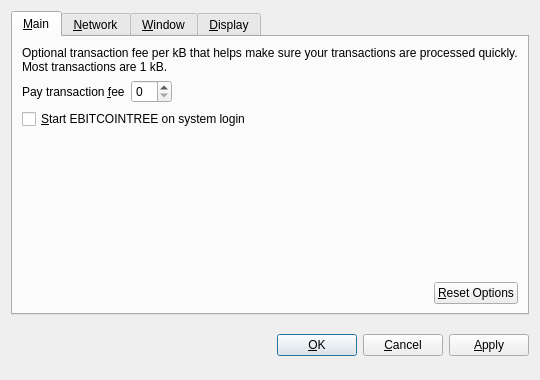
<?xml version="1.0" encoding="UTF-8"?>
<ui version="4.0">
 <class>OptionsDialog</class>
 <widget class="QDialog" name="OptionsDialog">
  <property name="geometry">
   <rect>
    <x>0</x>
    <y>0</y>
    <width>540</width>
    <height>380</height>
   </rect>
  </property>
  <property name="windowTitle">
   <string>Options</string>
  </property>
  <property name="modal">
   <bool>true</bool>
  </property>
  <layout class="QVBoxLayout" name="verticalLayout">
   <item>
    <widget class="QTabWidget" name="tabWidget">
     <property name="tabPosition">
      <enum>QTabWidget::North</enum>
     </property>
     <property name="currentIndex">
      <number>0</number>
     </property>
     <widget class="QWidget" name="tabMain">
      <attribute name="title">
       <string>&amp;Main</string>
      </attribute>
      <layout class="QVBoxLayout" name="verticalLayout_Main">
       <item>
        <widget class="QLabel" name="transactionFeeInfoLabel">
         <property name="text">
          <string>Optional transaction fee per kB that helps make sure your transactions are processed quickly. Most transactions are 1 kB.</string>
         </property>
         <property name="textFormat">
          <enum>Qt::PlainText</enum>
         </property>
         <property name="wordWrap">
          <bool>true</bool>
         </property>
        </widget>
       </item>
       <item>
        <layout class="QHBoxLayout" name="horizontalLayout_1_Main">
         <item>
          <widget class="QLabel" name="transactionFeeLabel">
           <property name="text">
            <string>Pay transaction &amp;fee</string>
           </property>
           <property name="textFormat">
            <enum>Qt::PlainText</enum>
           </property>
           <property name="buddy">
            <cstring>transactionFee</cstring>
           </property>
          </widget>
         </item>
         <item>
          <widget class="BitcoinAmountField" name="transactionFee"/>
         </item>
         <item>
          <spacer name="horizontalSpacer_1_Main">
           <property name="orientation">
            <enum>Qt::Horizontal</enum>
           </property>
           <property name="sizeHint" stdset="0">
            <size>
             <width>40</width>
             <height>20</height>
            </size>
           </property>
          </spacer>
         </item>
        </layout>
       </item>
       <item>
        <widget class="QCheckBox" name="bitcoinAtStartup">
         <property name="toolTip">
          <string>Automatically start EBITCOINTREE after logging in to the system.</string>
         </property>
         <property name="text">
          <string>&amp;Start EBITCOINTREE on system login</string>
         </property>
        </widget>
       </item>
       <item>
        <spacer name="verticalSpacer_Main">
         <property name="orientation">
          <enum>Qt::Vertical</enum>
         </property>
         <property name="sizeHint" stdset="0">
          <size>
           <width>20</width>
           <height>40</height>
          </size>
         </property>
        </spacer>
       </item>
       <item>
        <layout class="QHBoxLayout" name="horizontalLayout_2_Main">
         <item>
          <spacer name="horizontalSpacer_2_Main">
           <property name="orientation">
            <enum>Qt::Horizontal</enum>
           </property>
           <property name="sizeHint" stdset="0">
            <size>
             <width>40</width>
             <height>20</height>
            </size>
           </property>
          </spacer>
         </item>
         <item>
          <widget class="QPushButton" name="resetButton">
           <property name="toolTip">
            <string>Reset all client options to default.</string>
           </property>
           <property name="text">
            <string>&amp;Reset Options</string>
           </property>
           <property name="autoDefault">
            <bool>false</bool>
           </property>
          </widget>
         </item>
        </layout>
       </item>
      </layout>
     </widget>
     <widget class="QWidget" name="tabNetwork">
      <attribute name="title">
       <string>&amp;Network</string>
      </attribute>
      <layout class="QVBoxLayout" name="verticalLayout_Network">
       <item>
        <widget class="QCheckBox" name="mapPortUpnp">
         <property name="toolTip">
          <string>Automatically open the EBITCOINTREE client port on the router. This only works when your router supports UPnP and it is enabled.</string>
         </property>
         <property name="text">
          <string>Map port using &amp;UPnP</string>
         </property>
        </widget>
       </item>
       <item>
        <widget class="QCheckBox" name="connectSocks">
         <property name="toolTip">
          <string>Connect to the EBITCOINTREE network through a SOCKS proxy (e.g. when connecting through Tor).</string>
         </property>
         <property name="text">
          <string>&amp;Connect through SOCKS proxy:</string>
         </property>
        </widget>
       </item>
       <item>
        <layout class="QHBoxLayout" name="horizontalLayout_Network">
         <item>
          <widget class="QLabel" name="proxyIpLabel">
           <property name="text">
            <string>Proxy &amp;IP:</string>
           </property>
           <property name="textFormat">
            <enum>Qt::PlainText</enum>
           </property>
           <property name="buddy">
            <cstring>proxyIp</cstring>
           </property>
          </widget>
         </item>
         <item>
          <widget class="QValidatedLineEdit" name="proxyIp">
           <property name="maximumSize">
            <size>
             <width>140</width>
             <height>16777215</height>
            </size>
           </property>
           <property name="toolTip">
            <string>IP address of the proxy (e.g. 127.0.0.1)</string>
           </property>
          </widget>
         </item>
         <item>
          <widget class="QLabel" name="proxyPortLabel">
           <property name="text">
            <string>&amp;Port:</string>
           </property>
           <property name="textFormat">
            <enum>Qt::PlainText</enum>
           </property>
           <property name="buddy">
            <cstring>proxyPort</cstring>
           </property>
          </widget>
         </item>
         <item>
          <widget class="QLineEdit" name="proxyPort">
           <property name="maximumSize">
            <size>
             <width>55</width>
             <height>16777215</height>
            </size>
           </property>
           <property name="toolTip">
            <string>Port of the proxy (e.g. 9050)</string>
           </property>
          </widget>
         </item>
         <item>
          <widget class="QLabel" name="socksVersionLabel">
           <property name="text">
            <string>SOCKS &amp;Version:</string>
           </property>
           <property name="textFormat">
            <enum>Qt::PlainText</enum>
           </property>
           <property name="buddy">
            <cstring>socksVersion</cstring>
           </property>
          </widget>
         </item>
         <item>
          <widget class="QValueComboBox" name="socksVersion">
           <property name="toolTip">
            <string>SOCKS version of the proxy (e.g. 5)</string>
           </property>
          </widget>
         </item>
         <item>
          <spacer name="horizontalSpacer_Network">
           <property name="orientation">
            <enum>Qt::Horizontal</enum>
           </property>
           <property name="sizeHint" stdset="0">
            <size>
             <width>40</width>
             <height>20</height>
            </size>
           </property>
          </spacer>
         </item>
        </layout>
       </item>
       <item>
        <spacer name="verticalSpacer_Network">
         <property name="orientation">
          <enum>Qt::Vertical</enum>
         </property>
         <property name="sizeHint" stdset="0">
          <size>
           <width>20</width>
           <height>40</height>
          </size>
         </property>
        </spacer>
       </item>
      </layout>
     </widget>
     <widget class="QWidget" name="tabWindow">
      <attribute name="title">
       <string>&amp;Window</string>
      </attribute>
      <layout class="QVBoxLayout" name="verticalLayout_Window">
       <item>
        <widget class="QCheckBox" name="minimizeToTray">
         <property name="toolTip">
          <string>Show only a tray icon after minimizing the window.</string>
         </property>
         <property name="text">
          <string>&amp;Minimize to the tray instead of the taskbar</string>
         </property>
        </widget>
       </item>
       <item>
        <widget class="QCheckBox" name="minimizeOnClose">
         <property name="toolTip">
          <string>Minimize instead of exit the application when the window is closed. When this option is enabled, the application will be closed only after selecting Quit in the menu.</string>
         </property>
         <property name="text">
          <string>M&amp;inimize on close</string>
         </property>
        </widget>
       </item>
       <item>
        <spacer name="verticalSpacer_Window">
         <property name="orientation">
          <enum>Qt::Vertical</enum>
         </property>
         <property name="sizeHint" stdset="0">
          <size>
           <width>20</width>
           <height>40</height>
          </size>
         </property>
        </spacer>
       </item>
      </layout>
     </widget>
     <widget class="QWidget" name="tabDisplay">
      <attribute name="title">
       <string>&amp;Display</string>
      </attribute>
      <layout class="QVBoxLayout" name="verticalLayout_Display">
       <item>
        <layout class="QHBoxLayout" name="horizontalLayout_1_Display">
         <item>
          <widget class="QLabel" name="langLabel">
           <property name="text">
            <string>User Interface &amp;language:</string>
           </property>
           <property name="textFormat">
            <enum>Qt::PlainText</enum>
           </property>
           <property name="buddy">
            <cstring>lang</cstring>
           </property>
          </widget>
         </item>
         <item>
          <widget class="QValueComboBox" name="lang">
           <property name="toolTip">
            <string>The user interface language can be set here. This setting will take effect after restarting EBITCOINTREE.</string>
           </property>
          </widget>
         </item>
        </layout>
       </item>
       <item>
        <layout class="QHBoxLayout" name="horizontalLayout_2_Display">
         <item>
          <widget class="QLabel" name="unitLabel">
           <property name="text">
            <string>&amp;Unit to show amounts in:</string>
           </property>
           <property name="textFormat">
            <enum>Qt::PlainText</enum>
           </property>
           <property name="buddy">
            <cstring>unit</cstring>
           </property>
          </widget>
         </item>
         <item>
          <widget class="QValueComboBox" name="unit">
           <property name="toolTip">
            <string>Choose the default subdivision unit to show in the interface and when sending coins.</string>
           </property>
          </widget>
         </item>
        </layout>
       </item>
       <item>
        <widget class="QCheckBox" name="displayAddresses">
         <property name="toolTip">
          <string>Whether to show EBITCOINTREE addresses in the transaction list or not.</string>
         </property>
         <property name="text">
          <string>&amp;Display addresses in transaction list</string>
         </property>
        </widget>
       </item>
       <item>
        <widget class="QCheckBox" name="coinControlFeatures">
         <property name="toolTip">
          <string>Whether to show coin control features or not.</string>
         </property>
         <property name="text">
          <string>Display coin &amp;control features (experts only!)</string>
         </property>
        </widget>
       </item>
       <item>
        <spacer name="verticalSpacer_Display">
         <property name="orientation">
          <enum>Qt::Vertical</enum>
         </property>
         <property name="sizeHint" stdset="0">
          <size>
           <width>20</width>
           <height>40</height>
          </size>
         </property>
        </spacer>
       </item>
      </layout>
     </widget>
    </widget>
   </item>
   <item>
    <layout class="QHBoxLayout" name="horizontalLayout_Buttons">
     <item>
      <spacer name="horizontalSpacer_1">
       <property name="orientation">
        <enum>Qt::Horizontal</enum>
       </property>
       <property name="sizeHint" stdset="0">
        <size>
         <width>40</width>
         <height>48</height>
        </size>
       </property>
      </spacer>
     </item>
     <item>
      <widget class="QLabel" name="statusLabel">
       <property name="font">
        <font>
         <weight>75</weight>
         <bold>true</bold>
        </font>
       </property>
       <property name="text">
        <string/>
       </property>
       <property name="textFormat">
        <enum>Qt::PlainText</enum>
       </property>
       <property name="wordWrap">
        <bool>true</bool>
       </property>
      </widget>
     </item>
     <item>
      <spacer name="horizontalSpacer_2">
       <property name="orientation">
        <enum>Qt::Horizontal</enum>
       </property>
       <property name="sizeHint" stdset="0">
        <size>
         <width>40</width>
         <height>48</height>
        </size>
       </property>
      </spacer>
     </item>
     <item>
      <widget class="QPushButton" name="okButton">
       <property name="text">
        <string>&amp;OK</string>
       </property>
      </widget>
     </item>
     <item>
      <widget class="QPushButton" name="cancelButton">
       <property name="text">
        <string>&amp;Cancel</string>
       </property>
       <property name="autoDefault">
        <bool>false</bool>
       </property>
      </widget>
     </item>
     <item>
      <widget class="QPushButton" name="applyButton">
       <property name="text">
        <string>&amp;Apply</string>
       </property>
       <property name="autoDefault">
        <bool>false</bool>
       </property>
      </widget>
     </item>
    </layout>
   </item>
  </layout>
 </widget>
 <customwidgets>
  <customwidget>
   <class>BitcoinAmountField</class>
   <extends>QSpinBox</extends>
   <header>bitcoinamountfield.h</header>
  </customwidget>
  <customwidget>
   <class>QValueComboBox</class>
   <extends>QComboBox</extends>
   <header>qvaluecombobox.h</header>
  </customwidget>
  <customwidget>
   <class>QValidatedLineEdit</class>
   <extends>QLineEdit</extends>
   <header>qvalidatedlineedit.h</header>
  </customwidget>
 </customwidgets>
 <resources/>
 <connections/>
</ui>
